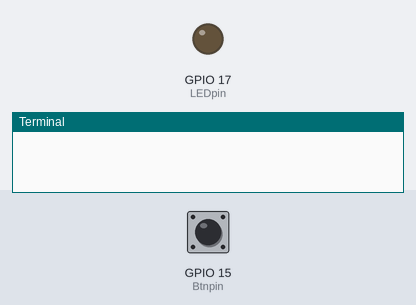
Bench run of a program on a simulated Raspberry Pi (BCM pin numbers). Parts: output pins drawn as LEDs (lit = HIGH), the last lines printed to the terminal. Dashed ring = blinking. The inputs (shaded band) are chosen by the test bench; at power-on: GPIO 15 (Btnpin) HIGH.

Above: at 1.2 s.
1.3 s: GPIO 15 (Btnpin) pulled LOW for 3.2 s
At 1.7 s:
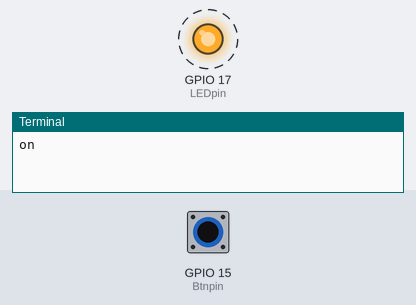
Timing chart, 0 to 6.3 s (numbered marks = the images above; inputs shaded):
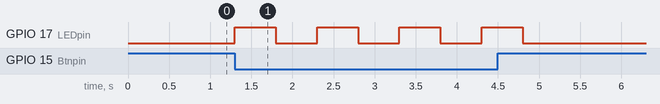

Measured:
- after the input at 1.3 s, GPIO 17 (LEDpin): alternates HIGH for 0.50 s and LOW for 0.50 s, 8 changes in all, then stays LOW, starting at once

The program:

Blink3.py
```python
# Blink3: blink an LED when a button is pressed
# Programmed by Precilla Cabugao
# Program date 06/17/2018

import RPi.GPIO as GPIO
import time

LEDpin = 17 # the GPIO pin we will use as an output
delay = 0.5 # number of seconds to wait between changes
Btnpin = 15 # the GPIO pin we will use as an input
PRESSED = 0 # Readability ‘button press happened’

GPIO.setmode(GPIO.BCM) # Sets the GPIO mapped on the R-Pi
GPIO.setup(LEDpin, GPIO.OUT) # Set GPIO17 (pin 11) as output
GPIO.setup(Btnpin, GPIO.IN, pull_up_down=GPIO.PUD_UP)
 # Set GPIO22 (pin 15) as input with pull-up

while True: # repeat indefinitely
    if GPIO.input(Btnpin)==PRESSED:
        # if the Btnpin is pressed, blink
        print ('on') # send 'on' to the screen
        GPIO.output(LEDpin, GPIO.HIGH) # turn on LEDpin
        time.sleep(delay) # wait
        print ('off') # send 'off' to the screen
        GPIO.output(LEDpin, GPIO.LOW) # turn off LEDpin
        time.sleep(delay) # wait 
```
